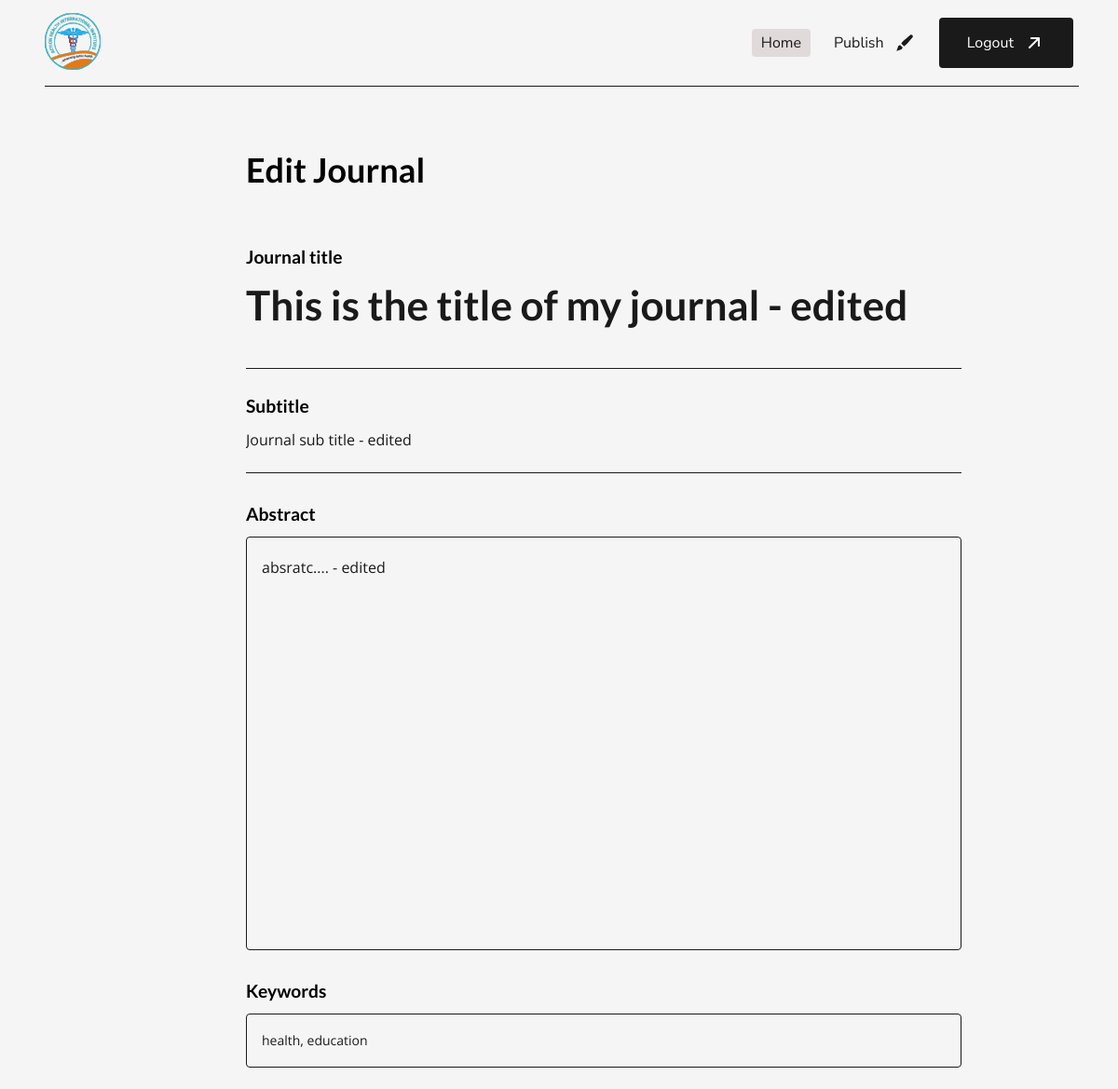
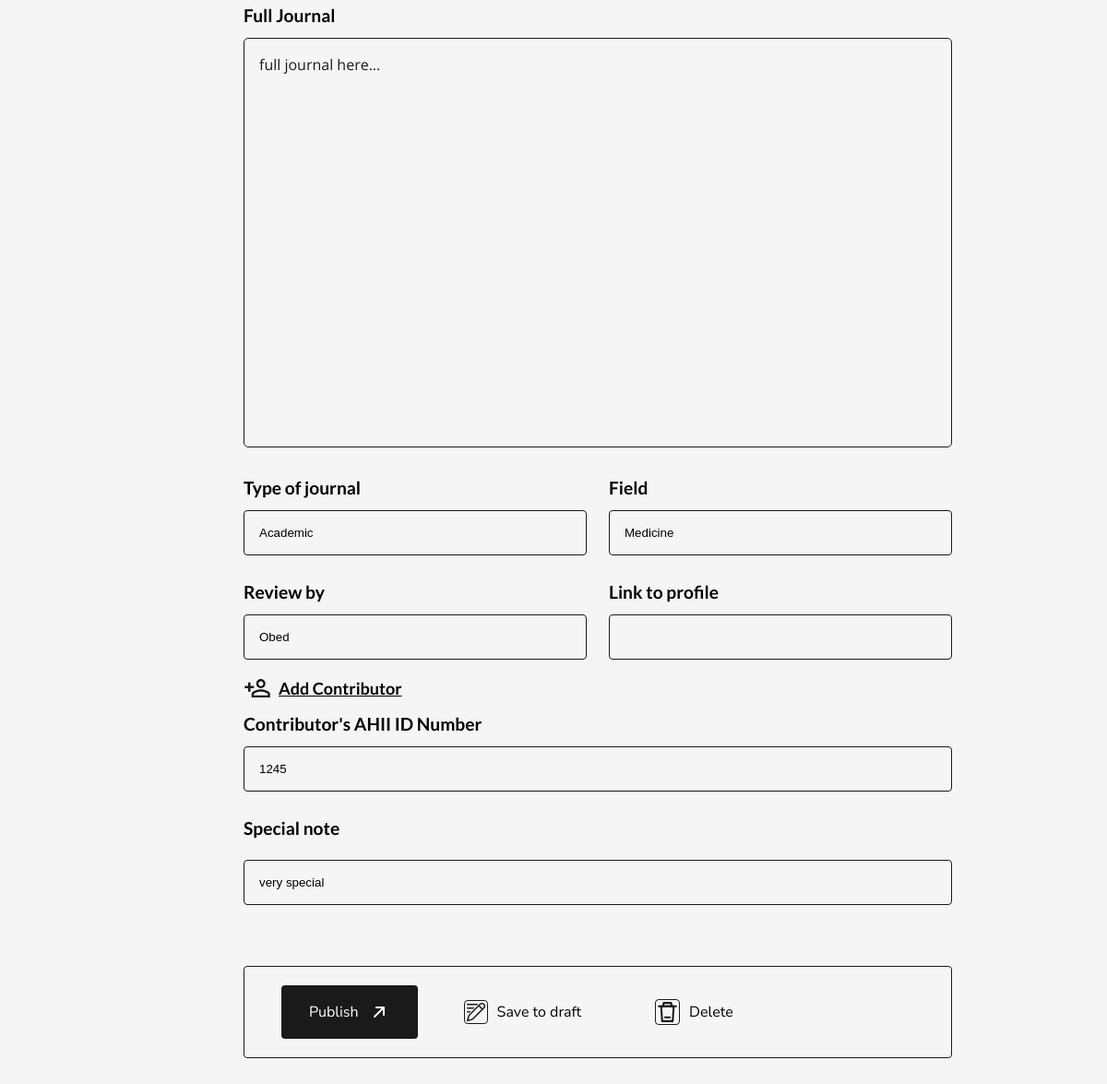
The app's page /journal/edit/this-is-the-title-of-my-journal/ (signed in) with its own data (2 pictures, top to bottom).
### journal/models.py (models this page shows, shortened)
class Journal(models.Model):
    POST_STATUS = (
        ('published', 'Published'),
        ('draft', 'Draft'),
    )
    user = models.ForeignKey(User, on_delete=models.CASCADE)
    title = models.CharField(max_length=255, unique=True)
    slug = models.SlugField(unique=True)
    sub_title = models.CharField(max_length=255, blank=True, null=True)
    abstract = models.TextField()
    keywords = models.CharField(max_length=255, blank=True, null=True)
    full_journal = models.TextField()
    type = models.CharField(max_length=25, blank=True, null=True)
    field = models.CharField(max_length=25)
    post_status = models.CharField(max_length=15, choices=POST_STATUS, default='Published')
    reviewed_by = models.CharField(max_length=255, blank=True, null=True)
    link_to_profile = models.CharField(max_length=255, blank=True, null=True)
    contributor_id_number = models.CharField(max_length=255, blank=True, null=True)
    special_note = models.CharField(max_length=255, blank=True, null=True)
    is_published = models.BooleanField(default=False)
    date_created = models.DateTimeField(auto_now_add=True)
    date_published = models.DateTimeField(blank=True, null=True)
    date_updated = models.DateTimeField(auto_now=True)
    class Meta:
        ordering = ('-date_published',)

### journal/views.py (the view)
# urls.py: path('edit/<slug:slug>/', edit_journal, name='journal_edit'),
@login_required
def edit_journal(request, slug):
    journal = get_object_or_404(Journal, slug=slug)
    if not can_modify_owned_content(request.user, journal.user_id):
        raise PermissionDenied
    form = AddJournalForm(request.POST or None, instance=journal)
    if request.method == 'POST':
        if form.is_valid():
            journal = form.save(commit=False)
            journal.save()
            messages.success(request, 'journal edited sucessfully')
            return redirect(reverse('journal:journal_detail', kwargs={'slug':journal.slug}))
    context = {'form': form}
    return render(request, 'journal/edit_journal.html', context)

### journal/forms.py
class AddJournalForm(forms.ModelForm):
    class Meta:
        model = Journal
        fields = (
            'title', 'sub_title', 'abstract', 'keywords', 'full_journal',
            'type', 'field', 'reviewed_by', 'link_to_profile', 'contributor_id_number',
            'special_note',
        )
        widgets = {
            'title': forms.Textarea(attrs={
                'id': 'new-journal-title',
                'autofocus': True,
            }),
            'sub_title': forms.Textarea(attrs={
                'id': 'new-journal-subtitle',
            }),
            'full_journal': forms.Textarea(attrs={
                'id': 'full--journal--body',
            }),
        }

### account/models.py (called while the page is built)
    @property
    def is_admin(self):
        return self.admin

### actionhealth/permissions.py (called while the page is built)
def can_modify_owned_content(user, owner_id):
    if not user.is_authenticated:
        return False
    return user.pk == owner_id or user.is_admin

### journal/templates/journal/edit_journal.html (shortened to what this page needs)
{% extends 'account/base.html' %}
{% load static %}
{% block extra_css %}
    <link rel="stylesheet"  type="text/css" href="{% static "css/user.css" %}" />
{% endblock extra_css %}
{% block content %}
<body id="addNewJournal">
    {% include "account/partials/navbar.html" %}
    <main>
      <section class="new-journal">
        <div class="new-journal-heading">
            <h1>Edit Journal</h1>
        </div>
        <form method="post" id="journalForm">
          <div class="new-journal-fields">
            <label for="new-journal-title">Journal title</label>
            {{ form.title }}
          </div>
          <div class="new-journal-subtitle">
            <label for="new-journal-subtitle">Subtitle</label><br>
            {{ form.sub_title }}
          </div>
          <div class="abstract-container">
            <label>Abstract</label><br>
            {{ form.abstract }}
          </div>
          <div class="keywords">
            <label>Keywords</label><br>
            {{ form.keywords }}
          </div>
          <div class="full-text-container">
            <label>Full Journal</label><br>
            {{ form.full_journal }}
          </div>
          <div class="journal-field">
            <div class="journal-type">
              <label for="journal-type">Type of journal</label><br>
              {{ form.type }}
            </div>
            <div class="journal-type">
              <label for="journal-field">Field</label><br>
              {{ form.field }}
            </div>
          </div>
          <div class="review-profile">
            <div class="journal-type">
              <label for="journal-review">Review by</label><br>
              {{ form.reviewed_by }}
            </div>
            <div class="journal-type">
              <label for="journal-author-profile">Link to profile</label><br>
              {{ form.link_to_profile }}
            </div>
          </div>
            <div class="add-contributor">
              <div class="add-heading">
                <img src="{% static 'img/mdi_user-add-outline.svg' %}" alt="add user icon">
              <p>Add Contributor</p>
              </div>
              <div class="contributor-id">
                <label for="contritbutor-id-no">Contributor's AHII ID Number</label>
                {{ form.contributor_id_number }}
              </div>
            </div>
            <div class="special-note">
              <label>Special note</label>
              {{ form.special_note }}
            </div>
            <div class="submit-options">
              <button id="publish" type="submit">
                <p>Publish</p>
                  <img src="{% static 'img/Frame (1).svg' %}" alt="arrow icon">
              </button>
              <button id="draft" type="button">
                <img src="{% static 'img/fluent_drafts-24-regular.svg' %}" alt="draft icon">
                <span>Save to draft</span>
              </button>
              <button id="delete" type="button">
                <img src="{% static 'img/icon-park-outline_delete-one.svg' %}" alt="delete icon">
                <span>Delete</span>
              </button>
            </div>
        </form>
      </section>
    </main>
</body>
{% endblock content %}

### static/css/user.css (style rules this page uses)
section { margin: 0; }
.new-journal { margin-top: 10rem; margin-left: 22.5rem; width: 48rem; }
.new-journal-heading { color: #000; font-family: "Lato"; font-size: 1.5rem; font-style: normal; font-weight: 500; line-height: normal; }
.new-journal form { margin-top: 3rem; margin-bottom: 9rem; display: flex; flex-direction: column; gap: 1rem; }
.new-journal input, textarea { background: inherit; border-radius: 4px; border: 1px solid var(--Heading-color, #1a1a1a); resize: none; position: relative; }
.new-journal-fields { display: flex; flex-direction: column; width: 100%; word-wrap: break-word; height: 9rem; }
#new-journal-subtitle { border-radius: 0; border: none; border-bottom: 1px solid #1a1a1a; width: 100%; word-wrap: break-word; height: 3rem; color: var(--Heading-color, #1a1a1a); font-family: "Open Sans"; font-size: 1rem; font-style: normal; font-weight: 400; line-height: 24px; }
#full--journal--body { width: 100%; height: 27.75rem; padding: 1rem; border-radius: 5px; border-bottom: 1px solid #1a1a1a; word-wrap: break-word; color: var(--Heading-color, #1a1a1a); font-family: "Open Sans"; font-size: 1rem; font-style: normal; font-weight: 400; line-height: 24px; }
label { color: #000; font-family: "Lato"; font-size: 1.2rem; font-style: normal; font-weight: 600; line-height: 3rem; }
#new-journal-title { border-radius: 0; border: none; flex: 1 0 0; color: var(--Heading-color, #1a1a1a); font-family: "Lato"; font-size: 2.75rem; font-style: normal; font-weight: 600; word-wrap: break-word; line-height: 3.375rem; border-bottom: 1px solid #1a1a1a; }
#abstract-text, #full-text-container, #full-abstract-container, .abstract-container textarea { height: 27.75rem; width: 100%; padding: 1rem; flex: 1 0 0; align-self: stretch; color: var(--Heading-color, #1a1a1a); font-family: "Open Sans"; font-size: 1rem; font-style: normal; font-weight: 400; line-height: 2rem; position: relative; border: 1px solid #1a1a1a; }
.text-container, .abstract-container { height: 100%; }
input { border-radius: 4px; border: 1px solid var(--Heading-color, #1a1a1a); display: flex; padding: 16px; align-items: center; gap: 10px; align-self: stretch; }
.keywords input { width: 100%; color: var(--Heading-color, #1a1a1a); font-family: "Open Sans"; font-size: 14px; font-style: normal; font-weight: 400; line-height: 24px; }
.journal-field, .review-profile { display: flex; align-items: center; gap: 1.5rem; align-self: stretch; }
.journal-type, .journal-type input, .contributor-id, .contributor-id input { width: 100%; }
.add-heading { display: flex; align-items: center; gap: 0.5rem; align-self: stretch; }
.add-contributor p { color: #000; font-family: "Lato"; font-size: 1.125rem; font-style: normal; font-weight: 600; line-height: normal; text-decoration-line: underline; }
.submit-options { margin-top: 3.125rem; display: flex; padding: 1.25rem 2.5rem; align-items: center; gap: 1.25rem; align-self: stretch; border-radius: 0.25rem; border: 1px solid var(--Heading-color, #1a1a1a); }
button { border: none; color: var(--Heading-color, #1a1a1a); font-family: "Lato"; font-size: 1rem; font-style: normal; font-weight: 400; line-height: normal; }
#publish, #draft, #delete { display: flex; padding: 15px 30px; justify-content: center; align-items: center; gap: 10px; align-self: stretch; border-radius: 4px; background: var(--Heading-color, #1a1a1a); color: #fff; font-family: "Nunito Sans"; font-size: 1rem; font-style: normal; line-height: normal; cursor: pointer; }
#draft, #delete { background: inherit; color: #000; }
#draft img, #delete img { border: 1px solid #1a1a1a; border-radius: 0.25rem; }
@media (max-width: 1300px) { .new-journal { margin-left: 16.5rem; } }

### records on screen
Journal: title "This is the title of my journal - edited", sub_title "Journal sub title - edited", abstract "absratc.... - edited", keywords "health, education", full_journal "full journal here...", type "Academic", field "Medicine", reviewed_by "Obed", contributor_id_number "1245", special_note "very special"
